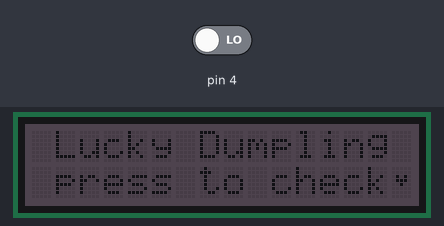
Recording of a sketch running on a simulated Arduino Uno, built with avr-gcc and run on an emulated ATmega328P. On the bench: 16×2 character LCD. The test bench sets the inputs (shaded band); at power-on: pin 4 LOW. Random numbers use the default seed unless the sketch sets one.

Above: at 1.2 s.
1.3 s: pin 4 driven HIGH
At 2.6 s:
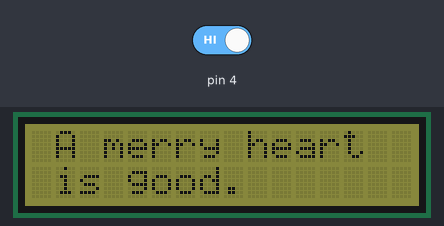
2.9 s: pin 4 driven LOW
At 4.53 s:
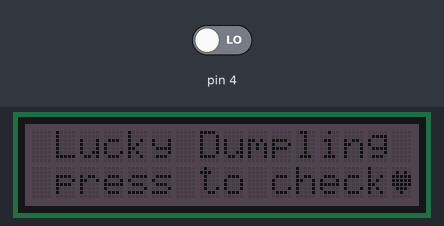
5.9 s: pin 4 driven HIGH
At 7.1 s:
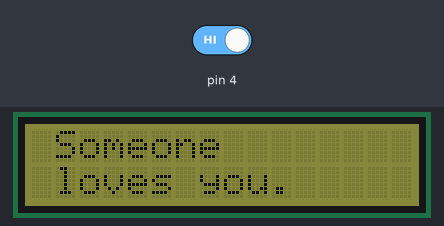
10.6 s: pin 4 driven LOW
At 12.54 s:
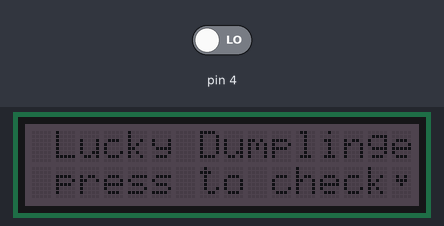
13.6 s: pin 4 driven HIGH
At 15.1 s:
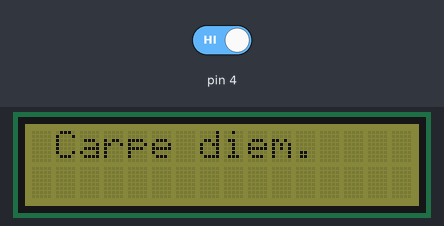
Timing chart, 0 to 16.6 s (numbered marks = the images above; inputs shaded):
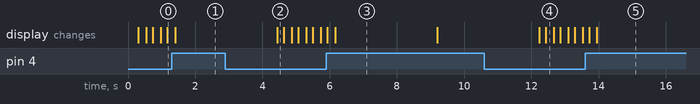

Measured:
- what the display in image 3 shows lasts 3.0 s, from 6.2 s to 9.2 s

The sketch:

lucky_dumpling.ino
```cpp
#include <Wire.h>
#include "rgb_lcd.h"

rgb_lcd lcd;

int delaytime = 200;

String msgs1[]= {"A promotion is","You will soon","Laughter is the","Live long and", "Laugh hard and", "Eat well and", "A creative ","Someone", "A merry heart","Seize the day.", "Carpe diem.", "Prince Charming"};
String msgs2[] = {"coming soon.","be happy.","best medicine.","prosper.", "laugh often.", "make merry.", "mind is yours.","loves you.","is good.","", "", "is coming to u."};

byte bigHeart[8] = {
    0b00000,
    0b01010,
    0b11111,
    0b11111,
    0b11111,
    0b01110,
    0b00100,
    0b00000
};

byte smallHeart[8] = {
    0b00000,
    0b00000,
    0b01010,
    0b01110,
    0b00100,
    0b00000,
    0b00000,
    0b00000
};

void setup()
{
  lcd.begin(16, 2);
  #if 1
  lcd.createChar(0, bigHeart);
  lcd.createChar(1, smallHeart);
  #endif
  randomSeed(analogRead(A0));
}

void loop()
{
  if(digitalRead(4) == 1)
  {
    delay(10);
    if(digitalRead(4) == 1)
    {
      lcd.setRGB(100, 100, 0);
     int randomNum = random(0, 12);
     lcd.clear();
     lcd.setCursor(1, 0);
     lcd.print(msgs1[randomNum]);
     lcd.setCursor(1, 1);
     lcd.print(msgs2[randomNum]);
     delay(3000);
    }
  }
  else
  {
    openning();
  }
}

void openning()
{
  lcd.setRGB(25, 10, 25);
  lcd.setCursor(1, 0);
  lcd.print("Lucky Dumpling");
  lcd.setCursor(1, 1);
  lcd.print("press to check");
  bouncing(15,1);
}

void bouncing(int x, int y)
{
    lcd.setCursor(x, y);
    lcd.write((unsigned char)0);
    delay(delaytime);
    lcd.setCursor(x, y);
    lcd.write((unsigned char)1);
    delay(delaytime);
}
```
